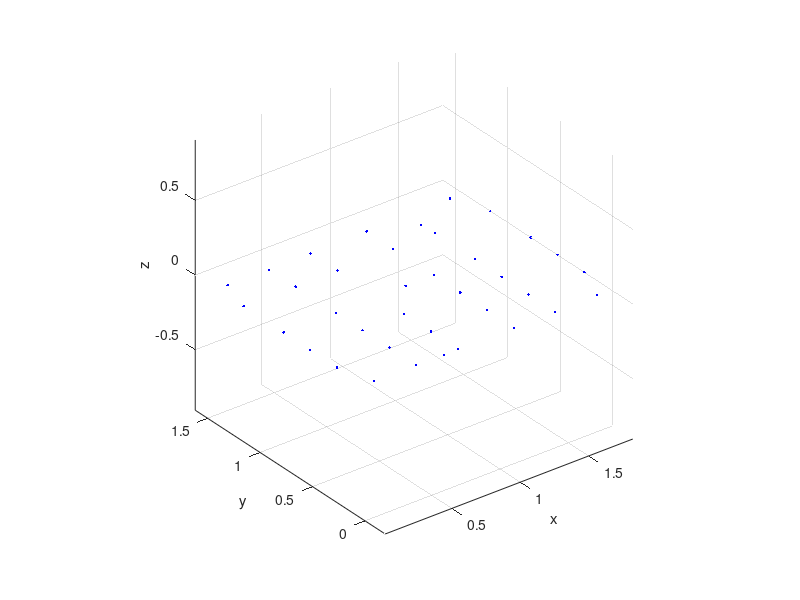

MATLAB code to generate this figure:
% array coordinates as measured by sectioning with total station
%    x = [-0.260 0.044 0.347 0.757 1.367 -0.337 0.044 0.350 0.758 1.062 1.468 -0.335 -0.334 -0.334 -0.257  0.046  0.046  0.048  0.049  0.760  0.761  0.762  0.763  1.470  1.472  1.474  1.373  0.252  1.065 1.058   0.351  0.352  0.353  0.354  0.556  1.064  1.064  1.065];
%    y = [ 0.607 0.607 0.609 0.610 0.611  0.354 0.355 0.356 0.356 0.356 0.356 -0.026 -0.279 -0.534 -0.787 -0.027 -0.280 -0.535 -0.787 -0.026 -0.279 -0.535 -0.789 -0.026 -0.278 -0.533 -0.787 -0.787 -0.786 0.482   0.026 -0.279 -0.534 -0.788 -0.026 -0.026 -0.278 -0.533];
%    z = [ 1.462 1.473 1.489 1.513 1.546  1.444 1.459 1.474 1.494 1.509 1.531  1.417  1.398  1.381  1.367  1.431  1.415  1.399  1.379  1.469  1.451  1.433  1.414  1.504  1.487  1.470  1.446  1.387  1.426 1.515   1.447  1.430  1.412  1.394  1.459  1.483  1.464  1.445];

x = [-0.2570    0.0490    0.2520    0.3540    0.7630    1.0650    1.3730   -0.3340    0.0480    0.3530    0.7620    1.0650    1.4740   -0.3340    0.0460    0.3520    0.7610    1.0640    1.4720   -0.3350    0.0460    0.5560    0.7600    1.0640    1.4700   -0.3370    0.0440    0.3500    0.7580    1.0620    1.4680    1.0580   -0.2600    0.0440    0.3470    0.7570    1.3670];
y = [-0.7870   -0.7870   -0.7870   -0.7880   -0.7890   -0.7860   -0.7870   -0.5340   -0.5350   -0.5340   -0.5350   -0.5330   -0.5330   -0.2790   -0.2800   -0.2790   -0.2790   -0.2780   -0.2780   -0.0260   -0.0270   -0.0260   -0.0260   -0.0260   -0.0260    0.3540    0.3550    0.3560    0.3560    0.3560    0.3560    0.4820    0.6070    0.6070    0.6090    0.6100    0.6110];
z = [ 1.3670    1.3790    1.3870    1.3940    1.4140    1.4260    1.4460    1.3810    1.3990    1.4120    1.4330    1.4450    1.4700    1.3980    1.4150    1.4300    1.4510    1.4640    1.4870    1.4170    1.4310    1.4590    1.4690    1.4830    1.5040    1.4440    1.4590    1.4740    1.4940    1.5090    1.5310    1.5150    1.4620    1.4730    1.4890    1.5130    1.5460];


% move origin to known mic position
x = x-x(1);
y = y-y(1);
z = z-z(1);

% rotate coords by correct angles
theta = -atan(.095/1.394);
phi = atan(.07882/1.63);
zeta = 0;
Rx = [1 0 0; 0 cos(theta) -sin(theta); 0 sin(theta) cos(theta)];
Ry = [cos(phi) 0 sin(phi); 0 1 0; -sin(phi) 0 cos(phi)];
Rz = [cos(zeta) -sin(zeta) 0; sin(zeta) cos(zeta) 0; 0 0 1];
R3 = Rx*Ry*Rz;

for n = 1:length(x)
    micpos(:,n) = R3 * [x(n); y(n); z(n)];
end

% translate origin to bottom left corner while facing array
micpos(1,:) = micpos(1,:) + 3.5*.0254;
micpos(2,:) = micpos(2,:) + 0.5*.0254;

% save to MAT file
save('arrayzilla_coords.mat','micpos')  

% show array results
%close all
plot3(micpos(1,:), micpos(2,:), micpos(3,:), '.b')

xlabel('x')
ylabel('y')
zlabel('z')
grid on

axis equal